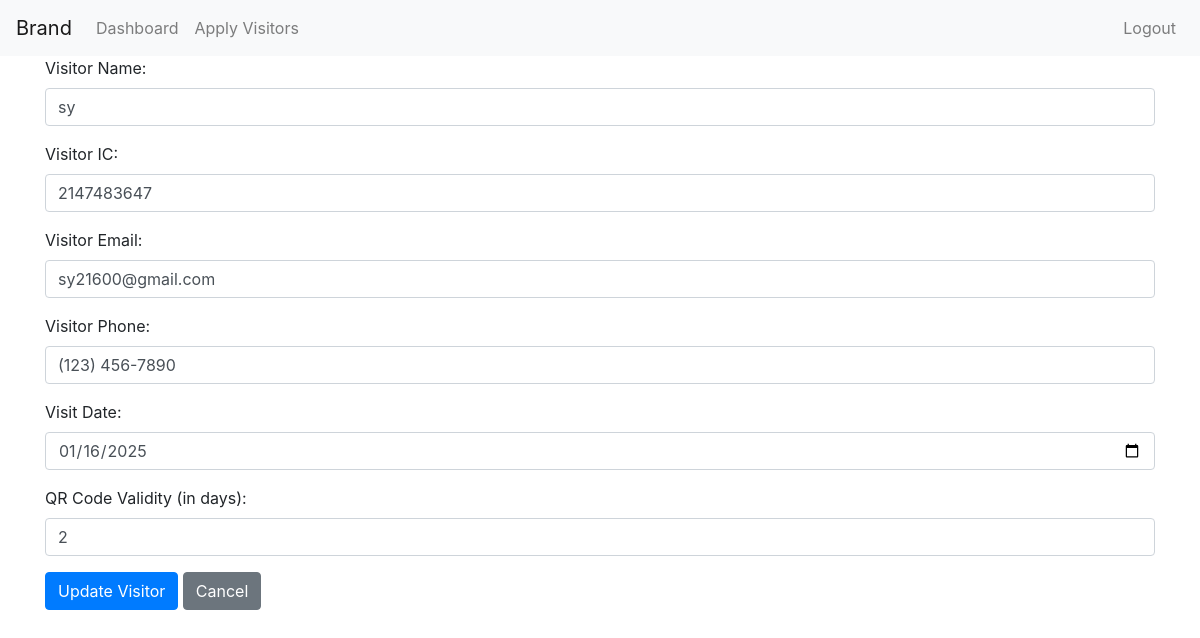
The app's page /owner/update_visitor_date.php?visitor_id=47 with its own data.
### tables this page shows
CREATE TABLE `visitors` (
  `id` int(11) NOT NULL,
  `name` varchar(255) NOT NULL,
  `IC` int(11) DEFAULT NULL,
  `email` varchar(255) DEFAULT NULL,
  `phone` varchar(20) DEFAULT NULL,
  `visitor_code` varchar(255) NOT NULL,
  `qr_code` text DEFAULT NULL,
  `visit_date` date NOT NULL,
  `status` enum('pending','approved','rejected','checked_in') DEFAULT 'pending',
  `owner_id` int(11) DEFAULT NULL,
  `valid_days` int(11) DEFAULT NULL
);

### db.php (called while the page is built, shortened)
<?php
class Database {
    private $conn;
    public function __construct() {
        $server = "localhost";
        $username = "root";
        $password = "";
        $database = "visitor_system";
        $this->conn = mysqli_connect($server, $username, $password, $database);
    }
    public function getConnection() {
        return $this->conn;
    }
}

### VisitorController.php (called while the page is built, shortened)
<?php
include_once "db.php";
class VisitorController{
    private $conn;
    public function __construct() {
        $db = new Database();
        $this->conn = $db->getConnection();
    }
    public function viewQRCode($visitor_id){
        $stmt = $this->conn->prepare("SELECT * FROM visitors WHERE id = ?");
        $stmt->bind_param("i", $visitor_id);
        $stmt->execute();
        $result = $stmt->get_result();
        return $result;
    }
}
?>

### owner/update_visitor_date.php (the view, shortened to what this page needs)
<?php
include_once('../VisitorController.php');
$visitorManagement = new VisitorController();
$visitor_id = $_GET['visitor_id'];
$result = $visitorManagement->viewQRCode($visitor_id);
$row = $result->fetch_assoc();
?>
<?php include('header.php')?>
<html>
    <div class="container">
        <form action="update_visitor_date.php?visitor_id=<?php echo htmlspecialchars($visitor_id); ?>" method="POST">
            <div class="form-group">
                <label for="name">Visitor Name:</label>
                <input type="text" class="form-control" id="name" name="name"
                       value="<?php echo htmlspecialchars($row['name']); ?>" required>
            </div>
            <div class="form-group">
                <label for="IC">Visitor IC:</label>
                <input type="text" class="form-control" id="IC" name="IC"
                       value="<?php echo htmlspecialchars($row['IC']); ?>" required>
            </div>
            <div class="form-group">
                <label for="email">Visitor Email:</label>
                <input type="email" class="form-control" id="email" name="email"
                       value="<?php echo htmlspecialchars($row['email']); ?>" required>
            </div>
            <div class="form-group">
                <label for="phone">Visitor Phone:</label>
                <input type="text" class="form-control" id="phone" name="phone"
                       value="<?php echo htmlspecialchars($row['phone']); ?>" required>
            </div>
            <div class="form-group">
                <label for="visit_date">Visit Date:</label>
                <input type="date" class="form-control" id="visit_date" name="visit_date"
                       value="<?php echo htmlspecialchars($row['visit_date']); ?>"
                       min="<?php echo date('Y-m-d'); ?>" required>
            </div>
            <div class="form-group">
                <label for="valid_days">QR Code Validity (in days):</label>
                <input type="number" class="form-control" id="valid_days" name="valid_days"
                       value="<?php echo htmlspecialchars($row['valid_days']); ?>" required>
            </div>
            <button type="submit" class="btn btn-primary">Update Visitor</button>
            <a href="dashboard.php" class="btn btn-secondary">Cancel</a>
        </form>
    </div>
</html>
<?php include('../footer.php')?>

### records on screen
visitors: name "sy", IC "2147483647", email "sy21600@gmail.com", phone "(123) 456-7890", visit_date "01/16/2025", valid_days "2"
